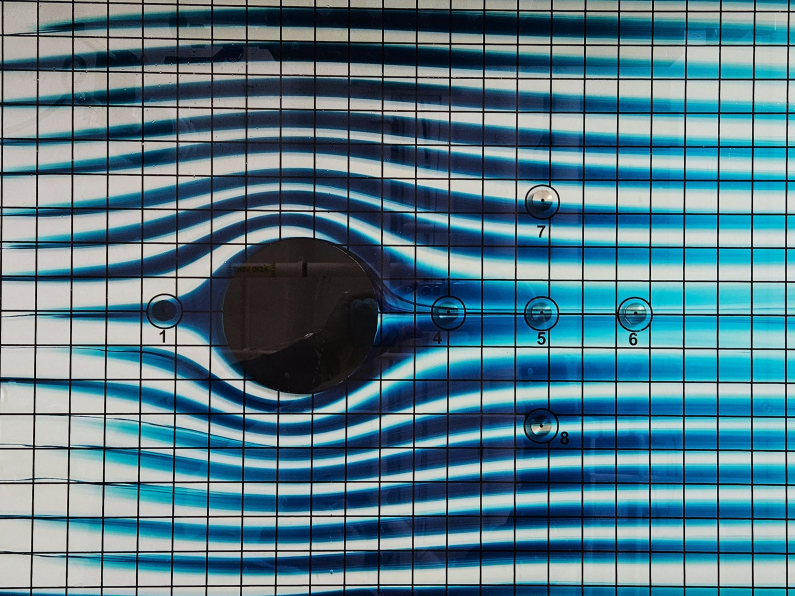
%> input picture MAE 171a/A07_Group7/A07_Group7/Fluids/OG Circle 1.jpg, 2384 x 1788 px (shown at 1/3 size)
$ octave streamline_detection_example.m   (GNU Octave 9; MATLAB toolbox functions it lacks are replaced by stand-ins)
%> lines starting %> are read from the running program, lines starting %| are printed output that depends on the picture
% Need image processing toolbox
clc;
clear all;
close all;

img_filename = 'OG Circle 1.jpg'; % image filename in same directory

myrgb = imread(img_filename); % open image
%> myrgb is the input picture: size 1788x2384x3 uint8; mean R, G, B 86.2, 123.6, 136.8

myrgb = fliplr(flipud(myrgb)); % reorient image
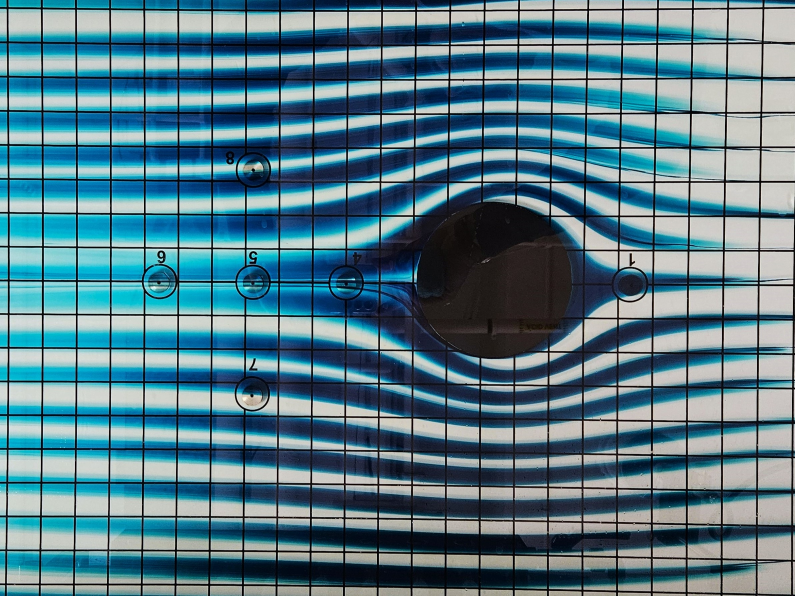
%> myrgb: size 1788x2384x3 uint8 (shown at 1/3 size); mean R, G, B 86.2, 123.6, 136.8; mean of the top-left, top-right, bottom-left and bottom-right quarters 115.6, 120.2, 122.1, 104.3

 croprgb=imcrop(myrgb,[1200 900 2300 1300]); % crop
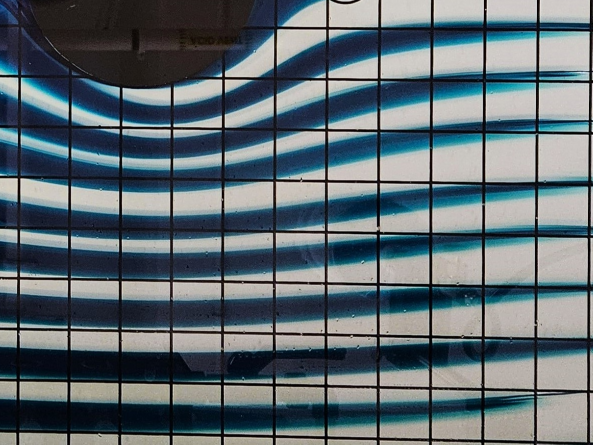
%> croprgb: size 889x1185x3 uint8 (shown at 1/2 size); mean R, G, B 94, 106.5, 112.8
% croprgb = img_filename;

[centers,radii] = imfindcircles(croprgb,[300 500],'Sensitivity',0.99,...
    'ObjectPolarity','dark'); % find disc center and radii
%> centers = [593 445]; radii = 403


rgbref=[80 140 140]; % reference color
clrdist=50; % color distance

tempvec=zeros(1,3); % temporary holding vector
binary=zeros(size(croprgb,1),size(croprgb,2)); % blank binary matrix

%> (the run ends here)
